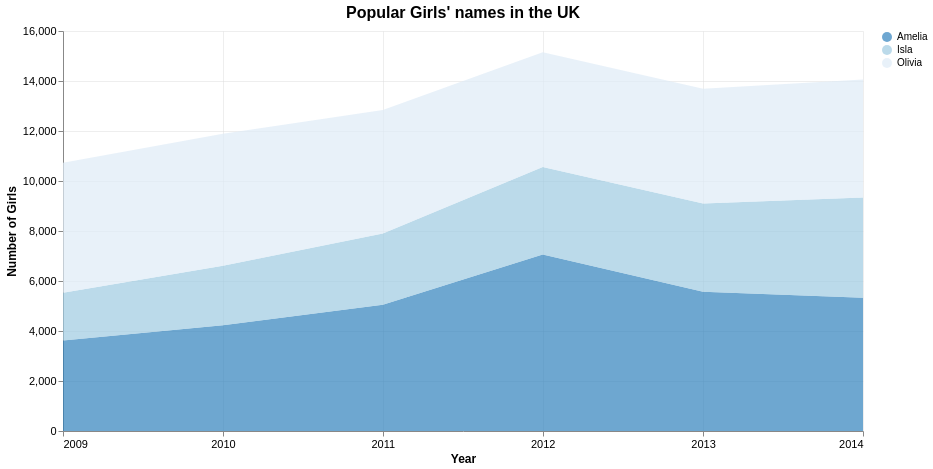

Vega-Lite specification for this chart:
### Vega-Lite specification from a JSON file in a GitHub repository (floating-point values rounded to 4 significant figures)
{"$schema": "https://vega.github.io/schema/vega-lite/v5.json", "title": {"text": "Popular Girls' names in the UK", "fontSize": 16, "fontWeight": "bold"}, "width": 800, "height": 400, "data": {"values": [{"Year": "2009-01-01", "Amelia": 3625, "Isla": 1908, "Olivia": 5201}, {"Year": "2010-01-01", "Amelia": 4227, "Isla": 2384, "Olivia": 5279}, {"Year": "2011-01-01", "Amelia": 5054, "Isla": 2849, "Olivia": 4938}, {"Year": "2012-01-01", "Amelia": 7061, "Isla": 3501, "Olivia": 4585}, {"Year": "2013-01-01", "Amelia": 5570, "Isla": 3526, "Olivia": 4598}, {"Year": "2014-01-01", "Amelia": 5327, "Isla": 4012, "Olivia": 4724}]}, "encoding": {"x": {"field": "Year", "type": "temporal", "timeUnit": "year", "axis": {"title": "Year", "titleFontWeight": "bold", "grid": true}}, "y": {"field": "value", "type": "quantitative", "axis": {"title": "Number of Girls", "titleFontWeight": "bold", "grid": true}}, "color": {"field": "name", "type": "nominal", "scale": {"domain": ["Amelia", "Isla", "Olivia"], "range": ["#3182bd", "#9ecae1", "#deebf7"]}, "legend": {"title": null, "orient": "right"}}}, "layer": [{"mark": {"type": "area", "opacity": 0.7}, "transform": [{"fold": ["Amelia", "Isla", "Olivia"], "as": ["name", "value"]}, {"calculate": "datum.name === 'Amelia' ? 1 : datum.name === 'Isla' ? 2 : 3", "as": "order"}], "encoding": {"order": {"field": "order", "type": "quantitative"}}}], "config": {"axis": {"gridColor": "#ddd", "gridOpacity": 0.5, "labelFontSize": 11, "titleFontSize": 12}, "view": {"stroke": null}}}
